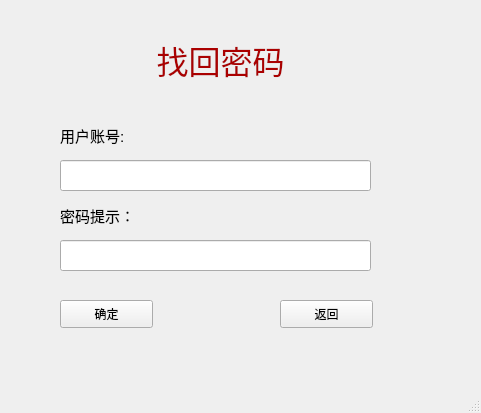
<?xml version="1.0" encoding="UTF-8"?>
<ui version="4.0">
 <class>FindPw</class>
 <widget class="QMainWindow" name="FindPw">
  <property name="geometry">
   <rect>
    <x>0</x>
    <y>0</y>
    <width>481</width>
    <height>413</height>
   </rect>
  </property>
  <property name="windowTitle">
   <string>MainWindow</string>
  </property>
  <widget class="QWidget" name="centralwidget">
   <widget class="QLabel" name="label">
    <property name="geometry">
     <rect>
      <x>120</x>
      <y>20</y>
      <width>201</width>
      <height>81</height>
     </rect>
    </property>
    <property name="text">
     <string>&lt;html&gt;&lt;head/&gt;&lt;body&gt;&lt;p align=&quot;center&quot;&gt;&lt;span style=&quot; font-size:24pt; color:#aa0000;&quot;&gt;找回密码&lt;/span&gt;&lt;/p&gt;&lt;/body&gt;&lt;/html&gt;</string>
    </property>
   </widget>
   <widget class="QLabel" name="label_2">
    <property name="geometry">
     <rect>
      <x>60</x>
      <y>200</y>
      <width>101</width>
      <height>31</height>
     </rect>
    </property>
    <property name="text">
     <string>&lt;html&gt;&lt;head/&gt;&lt;body&gt;&lt;p&gt;&lt;span style=&quot; font-size:11pt;&quot;&gt;密码提示：&lt;/span&gt;&lt;/p&gt;&lt;/body&gt;&lt;/html&gt;</string>
    </property>
   </widget>
   <widget class="QLineEdit" name="linePhone">
    <property name="geometry">
     <rect>
      <x>60</x>
      <y>240</y>
      <width>311</width>
      <height>31</height>
     </rect>
    </property>
   </widget>
   <widget class="QPushButton" name="btnFindPw">
    <property name="geometry">
     <rect>
      <x>60</x>
      <y>300</y>
      <width>93</width>
      <height>28</height>
     </rect>
    </property>
    <property name="text">
     <string>确定</string>
    </property>
   </widget>
   <widget class="QPushButton" name="btnBack">
    <property name="geometry">
     <rect>
      <x>280</x>
      <y>300</y>
      <width>93</width>
      <height>28</height>
     </rect>
    </property>
    <property name="text">
     <string>返回</string>
    </property>
   </widget>
   <widget class="QLabel" name="label_3">
    <property name="geometry">
     <rect>
      <x>60</x>
      <y>120</y>
      <width>91</width>
      <height>31</height>
     </rect>
    </property>
    <property name="text">
     <string>&lt;html&gt;&lt;head/&gt;&lt;body&gt;&lt;p&gt;&lt;span style=&quot; font-size:11pt;&quot;&gt;用户账号:&lt;/span&gt;&lt;/p&gt;&lt;/body&gt;&lt;/html&gt;</string>
    </property>
   </widget>
   <widget class="QLineEdit" name="lineName">
    <property name="geometry">
     <rect>
      <x>60</x>
      <y>160</y>
      <width>311</width>
      <height>31</height>
     </rect>
    </property>
   </widget>
  </widget>
  <widget class="QMenuBar" name="menubar">
   <property name="geometry">
    <rect>
     <x>0</x>
     <y>0</y>
     <width>481</width>
     <height>26</height>
    </rect>
   </property>
  </widget>
  <widget class="QStatusBar" name="statusbar"/>
 </widget>
 <resources/>
 <connections/>
</ui>
